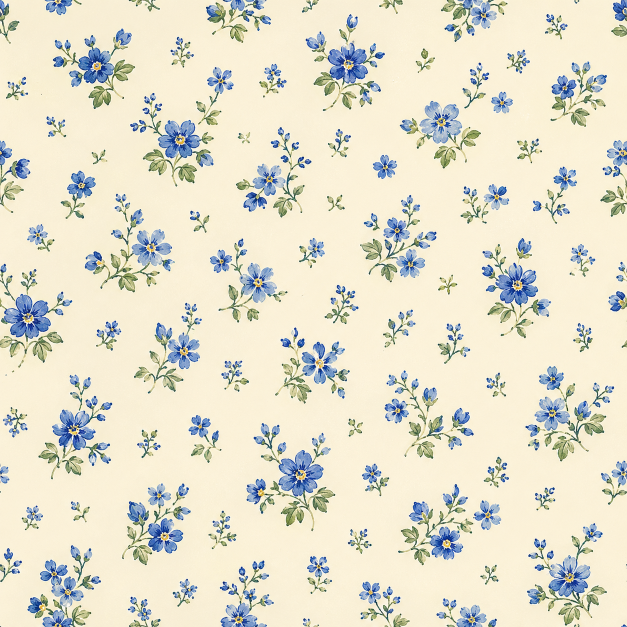
#> input picture models/random_pic/kettle/1.png, 1254 x 1254 px, given in place of 1.gif, which was not available (shown at 1/2 size)
$ python make_composite_gif.py
#> lines starting #> are read from the running program, lines starting #| are printed output that depends on the picture; pictures that were not available may be replaced by others from this repository, and a replacement may not be noted
"""Combine 40 individual task GIFs into a single 5x8 grid GIF, compressed."""

import os
from PIL import Image

LOGS_DIR = os.path.join(os.path.dirname(__file__), "..", "logs")
OUTPUT_PATH = os.path.join(LOGS_DIR, "composite.gif")

# 5 columns x 8 rows = 40 cells
COLS, ROWS = 8, 5
# Target size per cell (downscale from 640x480)
CELL_W, CELL_H = 192, 144
# Total frames in output (loop duration control)
TARGET_FRAMES = 30
# Frame delay in ms
FRAME_DELAY = 150

# Ordered GIF filenames
GIF_FILES = [
    "1.gif",  "2_k.gif",  "3.gif",    "4.gif",    "5.gif",
    "6.gif",  "7.gif",    "8.gif",    "9.gif",    "10.gif",
    "11.gif", "12.gif",   "13_u.gif", "14.gif",   "15.gif",
    "16.gif", "17_k.gif", "18.gif",   "19.gif",   "20.gif",
    "21_k.gif","22.gif",  "23.gif",   "24.gif",   "25_u.gif",
    "26.gif", "27.gif",   "28.gif",   "29.gif",   "30.gif",
    "31.gif", "32.gif",   "33.gif",   "34.gif",   "35.gif",
    "36.gif", "37_u.gif", "38.gif",   "39.gif",   "40.gif",
]


def load_gif_frames(path, target_frames, cell_size):
    """Load a GIF file and return a list of resized PIL frames."""
#> called with path = 'scripts/../logs/1.gif', target_frames = 30, cell_size = (192, 144)
    gif = Image.open(path)
#> gif is the input picture: PIL image 1254x1254 RGB; mean R, G, B 226.8, 223.3, 204.5
    n = gif.n_frames
#> n = 1

    # Sample target_frames evenly from the original
    indices = [round(i * (n - 1) / (target_frames - 1)) for i in range(target_frames)]
#> indices = 30 values from 0 to 0
    frames = []
    for idx in indices:
        gif.seek(idx)
        frame = gif.convert("RGB").resize(cell_size, Image.LANCZOS)
        frames.append(frame)
#> this loop made 30 passes
#> pass 1, in load_gif_frames, `frame = gif.convert("RGB").resize(cell_size, Image.LANCZOS)`:
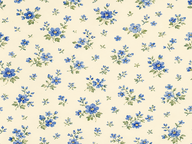
#> frame: PIL image 192x144 RGB; mean R, G, B 226.5, 223.3, 204.5
#> after the loop, frames = 30 items
    return frames


def main():
    canvas_w = COLS * CELL_W
    canvas_h = ROWS * CELL_H

    print(f"Output size: {canvas_w}x{canvas_h}, {TARGET_FRAMES} frames")
    print(f"Loading {len(GIF_FILES)} GIFs...")

    # Load all GIF frames
    all_gif_frames = []
    for i, fname in enumerate(GIF_FILES):
        path = os.path.join(LOGS_DIR, fname)
        print(f"  [{i+1:2d}/40] Loading {fname}...", end=" ", flush=True)
        frames = load_gif_frames(path, TARGET_FRAMES, (CELL_W, CELL_H))
#> frames = 30 items
        all_gif_frames.append(frames)
        print("done")
#> pass 2 of the loop in main, `for i, fname in enumerate(GIF_FILES):`:
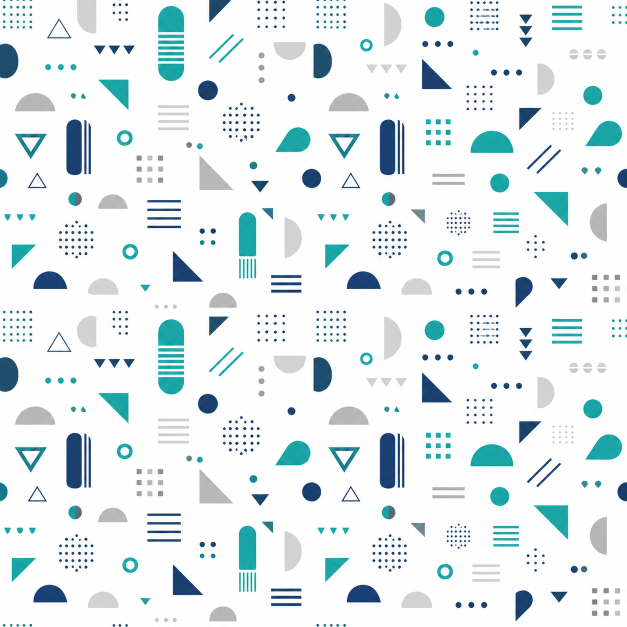
#> input picture models/random_pic/kettle/2.png, 1254 x 1254 px, given in place of 2_k.gif, which was not available (shown at 1/2 size)
#> in load_gif_frames, gif is the input picture: PIL image 1254x1254 RGB; mean R, G, B 228.6, 237.4, 239.8
#> the loop in load_gif_frames (call 2), `for idx in indices:` made 30 passes
#> pass 1, in load_gif_frames (call 2), `frame = gif.convert("RGB").resize(cell_size, Image.LANCZOS)`:
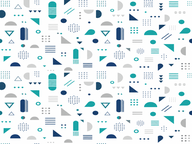
#> frame: PIL image 192x144 RGB; mean R, G, B 227.6, 236.7, 239.2

    # Compose each output frame
    print("Compositing frames...")
    output_frames = []
    for f_idx in range(TARGET_FRAMES):
        canvas = Image.new("RGB", (canvas_w, canvas_h), (255, 255, 255))
        for g_idx, gif_frames in enumerate(all_gif_frames):
            row = g_idx // COLS
            col = g_idx % COLS
            x = col * CELL_W
            y = row * CELL_H
            canvas.paste(gif_frames[f_idx], (x, y))
        # Quantize to 128 colors for compression
        canvas_p = canvas.quantize(colors=64, method=0)
        output_frames.append(canvas_p)
        if (f_idx + 1) % 10 == 0:
            print(f"  Frame {f_idx+1}/{TARGET_FRAMES}")

    # Save
    print(f"Saving to {OUTPUT_PATH}...")
    output_frames[0].save(
        OUTPUT_PATH,
        save_all=True,
        append_images=output_frames[1:],
        duration=FRAME_DELAY,
        loop=0,
        optimize=True,
    )

    size_mb = os.path.getsize(OUTPUT_PATH) / (1024 * 1024)
    print(f"Done! Output: {OUTPUT_PATH} ({size_mb:.1f} MB)")


if __name__ == "__main__":
#> (the run stopped early here; a loop or call above may not have finished)
